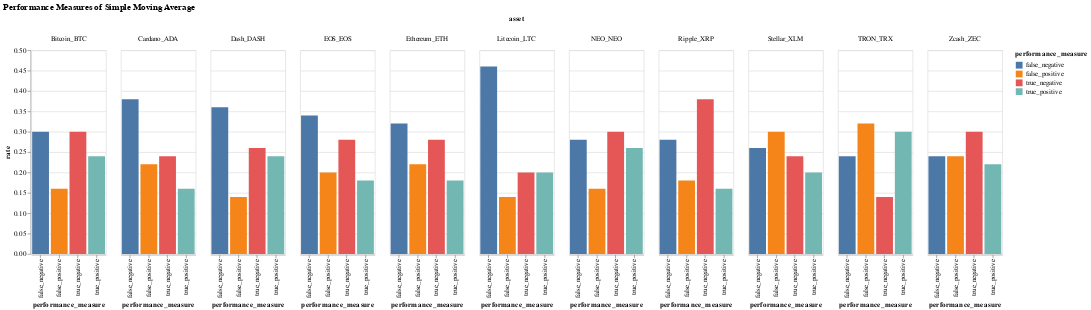

This figure's notebook cell:
### Markdown cell above
#### 3.3 Display Visualization and Data

### Code cell
# return visualization
psam_performance_rate_vis_normalized_chart
# return performance measure dataframes
print("Perfomance Measure Count by Asset")
psam_performance_df_normalized
print("Perfomance Measure Rate by Asset")
psam_performance_rate_normalized

### Figure 1 — Vega-Lite specification as saved in the notebook (floating-point values rounded to 4 significant figures)
{"$schema": "https://vega.github.io/schema/vega-lite/v2.6.0.json", "config": {"view": {"height": 300, "width": 400}}, "data": {"name": "data-d775d1ebdc88be6703cc1b3887bd225d"}, "datasets": {"data-d775d1ebdc88be6703cc1b3887bd225d": [{"asset": "Bitcoin_BTC", "performance_measure": "true_positive", "rate": 0.24}, {"asset": "Bitcoin_BTC", "performance_measure": "false_positive", "rate": 0.16}, {"asset": "Bitcoin_BTC", "performance_measure": "false_negative", "rate": 0.3}, {"asset": "Bitcoin_BTC", "performance_measure": "true_negative", "rate": 0.3}, {"asset": "Cardano_ADA", "performance_measure": "true_positive", "rate": 0.16}, {"asset": "Cardano_ADA", "performance_measure": "false_negative", "rate": 0.38}, {"asset": "Cardano_ADA", "performance_measure": "false_positive", "rate": 0.22}, {"asset": "Cardano_ADA", "performance_measure": "true_negative", "rate": 0.24}, {"asset": "Dash_DASH", "performance_measure": "false_positive", "rate": 0.14}, {"asset": "Dash_DASH", "performance_measure": "true_negative", "rate": 0.26}, {"asset": "Dash_DASH", "performance_measure": "false_negative", "rate": 0.36}, {"asset": "Dash_DASH", "performance_measure": "true_positive", "rate": 0.24}, {"asset": "EOS_EOS", "performance_measure": "false_negative", "rate": 0.34}, {"asset": "EOS_EOS", "performance_measure": "false_positive", "rate": 0.2}, {"asset": "EOS_EOS", "performance_measure": "true_negative", "rate": 0.28}, {"asset": "EOS_EOS", "performance_measure": "true_positive", "rate": 0.18}, {"asset": "Ethereum_ETH", "performance_measure": "true_negative", "rate": 0.28}, {"asset": "Ethereum_ETH", "performance_measure": "true_positive", "rate": 0.18}, {"asset": "Ethereum_ETH", "performance_measure": "false_negative", "rate": 0.32}, {"asset": "Ethereum_ETH", "performance_measure": "false_positive", "rate": 0.22}, {"asset": "Litecoin_LTC", "performance_measure": "false_negative", "rate": 0.46}, {"asset": "Litecoin_LTC", "performance_measure": "false_positive", "rate": 0.14}, {"asset": "Litecoin_LTC", "performance_measure": "true_positive", "rate": 0.2}, {"asset": "Litecoin_LTC", "performance_measure": "true_negative", "rate": 0.2}, {"asset": "NEO_NEO", "performance_measure": "true_negative", "rate": 0.3}, {"asset": "NEO_NEO", "performance_measure": "false_negative", "rate": 0.28}, {"asset": "NEO_NEO", "performance_measure": "true_positive", "rate": 0.26}, {"asset": "NEO_NEO", "performance_measure": "false_positive", "rate": 0.16}, {"asset": "Ripple_XRP", "performance_measure": "false_negative", "rate": 0.28}, {"asset": "Ripple_XRP", "performance_measure": "true_negative", "rate": 0.38}, {"asset": "Ripple_XRP", "performance_measure": "false_positive", "rate": 0.18}, {"asset": "Ripple_XRP", "performance_measure": "true_positive", "rate": 0.16}, {"asset": "Stellar_XLM", "performance_measure": "true_negative", "rate": 0.24}, {"asset": "Stellar_XLM", "performance_measure": "false_positive", "rate": 0.3}, {"asset": "Stellar_XLM", "performance_measure": "false_negative", "rate": 0.26}, {"asset": "Stellar_XLM", "performance_measure": "true_positive", "rate": 0.2}, {"asset": "TRON_TRX", "performance_measure": "true_positive", "rate": 0.3}, {"asset": "TRON_TRX", "performance_measure": "false_positive", "rate": 0.32}, {"asset": "TRON_TRX", "performance_measure": "true_negative", "rate": 0.14}, {"asset": "TRON_TRX", "performance_measure": "false_negative", "rate": 0.24}, {"asset": "Zcash_ZEC", "performance_measure": "false_positive", "rate": 0.24}, {"asset": "Zcash_ZEC", "performance_measure": "true_negative", "rate": 0.3}, {"asset": "Zcash_ZEC", "performance_measure": "true_positive", "rate": 0.22}, {"asset": "Zcash_ZEC", "performance_measure": "false_negative", "rate": 0.24}]}, "encoding": {"color": {"field": "performance_measure", "type": "nominal"}, "column": {"field": "asset", "type": "nominal"}, "x": {"field": "performance_measure", "type": "nominal"}, "y": {"field": "rate", "type": "quantitative"}}, "mark": "bar", "title": "Performance Measures of Simple Moving Average", "width": 110}
